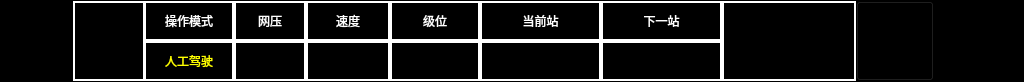
<?xml version="1.0" encoding="UTF-8"?>
<ui version="4.0">
 <class>Header</class>
 <widget class="QWidget" name="Header">
  <property name="geometry">
   <rect>
    <x>0</x>
    <y>0</y>
    <width>1024</width>
    <height>82</height>
   </rect>
  </property>
  <property name="windowTitle">
   <string>Form</string>
  </property>
  <property name="styleSheet">
   <string notr="true">QWidget
{
	background-color: black;
}

QLabel
{
	color: white;
	font: 20px, &quot;微软雅黑&quot;;
}</string>
  </property>
  <widget class="QLabel" name="PageName">
   <property name="geometry">
    <rect>
     <x>73</x>
     <y>1</y>
     <width>72</width>
     <height>80</height>
    </rect>
   </property>
   <property name="styleSheet">
    <string notr="true">border: 2px solid rgb(255, 255, 255);
font: 22px, &quot;微软雅黑&quot;;</string>
   </property>
   <property name="text">
    <string/>
   </property>
   <property name="alignment">
    <set>Qt::AlignCenter</set>
   </property>
   <property name="wordWrap">
    <bool>true</bool>
   </property>
  </widget>
  <widget class="QLabel" name="Label1">
   <property name="geometry">
    <rect>
     <x>144</x>
     <y>1</y>
     <width>90</width>
     <height>40</height>
    </rect>
   </property>
   <property name="styleSheet">
    <string notr="true">border: 2px solid rgb(255, 255, 255);
</string>
   </property>
   <property name="text">
    <string>操作模式</string>
   </property>
   <property name="alignment">
    <set>Qt::AlignCenter</set>
   </property>
  </widget>
  <widget class="QLabel" name="DrivingMode">
   <property name="geometry">
    <rect>
     <x>144</x>
     <y>41</y>
     <width>90</width>
     <height>40</height>
    </rect>
   </property>
   <property name="styleSheet">
    <string notr="true">border: 2px solid rgb(255, 255, 255);
	font: 18px, &quot;微软雅黑&quot;;
color:yellow;</string>
   </property>
   <property name="text">
    <string>人工驾驶</string>
   </property>
   <property name="alignment">
    <set>Qt::AlignCenter</set>
   </property>
  </widget>
  <widget class="QLabel" name="Label2">
   <property name="geometry">
    <rect>
     <x>234</x>
     <y>1</y>
     <width>72</width>
     <height>40</height>
    </rect>
   </property>
   <property name="styleSheet">
    <string notr="true">border: 2px solid rgb(255, 255, 255);
</string>
   </property>
   <property name="text">
    <string>网压</string>
   </property>
   <property name="alignment">
    <set>Qt::AlignCenter</set>
   </property>
  </widget>
  <widget class="QLabel" name="NetVoltage">
   <property name="geometry">
    <rect>
     <x>234</x>
     <y>41</y>
     <width>72</width>
     <height>40</height>
    </rect>
   </property>
   <property name="styleSheet">
    <string notr="true">border: 2px solid rgb(255, 255, 255);
	font: 18px, &quot;微软雅黑&quot;;
color:yellow;</string>
   </property>
   <property name="text">
    <string/>
   </property>
   <property name="alignment">
    <set>Qt::AlignCenter</set>
   </property>
  </widget>
  <widget class="QLabel" name="Label3">
   <property name="geometry">
    <rect>
     <x>306</x>
     <y>1</y>
     <width>84</width>
     <height>40</height>
    </rect>
   </property>
   <property name="styleSheet">
    <string notr="true">border: 2px solid rgb(255, 255, 255);
</string>
   </property>
   <property name="text">
    <string>速度</string>
   </property>
   <property name="alignment">
    <set>Qt::AlignCenter</set>
   </property>
  </widget>
  <widget class="QLabel" name="Speed">
   <property name="geometry">
    <rect>
     <x>306</x>
     <y>41</y>
     <width>84</width>
     <height>40</height>
    </rect>
   </property>
   <property name="styleSheet">
    <string notr="true">border: 2px solid rgb(255, 255, 255);
	font: 18px, &quot;微软雅黑&quot;;
color:yellow;</string>
   </property>
   <property name="text">
    <string/>
   </property>
   <property name="alignment">
    <set>Qt::AlignCenter</set>
   </property>
  </widget>
  <widget class="QLabel" name="Label4">
   <property name="geometry">
    <rect>
     <x>390</x>
     <y>1</y>
     <width>90</width>
     <height>40</height>
    </rect>
   </property>
   <property name="styleSheet">
    <string notr="true">border: 2px solid rgb(255, 255, 255);
</string>
   </property>
   <property name="text">
    <string>级位</string>
   </property>
   <property name="alignment">
    <set>Qt::AlignCenter</set>
   </property>
  </widget>
  <widget class="QLabel" name="Level">
   <property name="geometry">
    <rect>
     <x>390</x>
     <y>41</y>
     <width>90</width>
     <height>40</height>
    </rect>
   </property>
   <property name="styleSheet">
    <string notr="true">border: 2px solid rgb(255, 255, 255);
	font: 16px, &quot;微软雅黑&quot;;
</string>
   </property>
   <property name="text">
    <string/>
   </property>
   <property name="alignment">
    <set>Qt::AlignCenter</set>
   </property>
  </widget>
  <widget class="QLabel" name="Label5">
   <property name="geometry">
    <rect>
     <x>480</x>
     <y>1</y>
     <width>121</width>
     <height>40</height>
    </rect>
   </property>
   <property name="styleSheet">
    <string notr="true">border: 2px solid rgb(255, 255, 255);
</string>
   </property>
   <property name="text">
    <string>当前站</string>
   </property>
   <property name="alignment">
    <set>Qt::AlignCenter</set>
   </property>
  </widget>
  <widget class="QLabel" name="CurrentStation">
   <property name="geometry">
    <rect>
     <x>480</x>
     <y>41</y>
     <width>121</width>
     <height>40</height>
    </rect>
   </property>
   <property name="styleSheet">
    <string notr="true">	font: 18px, &quot;微软雅黑&quot;;
color:yellow;
border: 2px solid rgb(255, 255, 255);
</string>
   </property>
   <property name="text">
    <string/>
   </property>
   <property name="alignment">
    <set>Qt::AlignCenter</set>
   </property>
  </widget>
  <widget class="QLabel" name="Label6">
   <property name="geometry">
    <rect>
     <x>601</x>
     <y>1</y>
     <width>121</width>
     <height>40</height>
    </rect>
   </property>
   <property name="styleSheet">
    <string notr="true">border: 2px solid rgb(255, 255, 255);
</string>
   </property>
   <property name="text">
    <string>下一站</string>
   </property>
   <property name="alignment">
    <set>Qt::AlignCenter</set>
   </property>
  </widget>
  <widget class="QLabel" name="NextStation">
   <property name="geometry">
    <rect>
     <x>601</x>
     <y>41</y>
     <width>121</width>
     <height>40</height>
    </rect>
   </property>
   <property name="styleSheet">
    <string notr="true">	font: 18px, &quot;微软雅黑&quot;;
color:yellow;border: 2px solid rgb(255, 255, 255);
</string>
   </property>
   <property name="text">
    <string/>
   </property>
   <property name="alignment">
    <set>Qt::AlignCenter</set>
   </property>
  </widget>
  <widget class="QLabel" name="DateTime">
   <property name="geometry">
    <rect>
     <x>722</x>
     <y>1</y>
     <width>134</width>
     <height>80</height>
    </rect>
   </property>
   <property name="styleSheet">
    <string notr="true">border: 2px solid rgb(255, 255, 255);
</string>
   </property>
   <property name="text">
    <string/>
   </property>
   <property name="alignment">
    <set>Qt::AlignCenter</set>
   </property>
  </widget>
  <widget class="QPushButton" name="HelpItemBtn">
   <property name="geometry">
    <rect>
     <x>856</x>
     <y>1</y>
     <width>78</width>
     <height>80</height>
    </rect>
   </property>
   <property name="focusPolicy">
    <enum>Qt::NoFocus</enum>
   </property>
   <property name="styleSheet">
    <string notr="true">border-image: url(:/images/images/helpitem.bmp);
color:white;</string>
   </property>
   <property name="text">
    <string/>
   </property>
  </widget>
  <widget class="QPushButton" name="CurrentFaultBtn">
   <property name="geometry">
    <rect>
     <x>934</x>
     <y>1</y>
     <width>90</width>
     <height>80</height>
    </rect>
   </property>
   <property name="focusPolicy">
    <enum>Qt::NoFocus</enum>
   </property>
   <property name="styleSheet">
    <string notr="true">background-color:black;
border:2px solid black;
color: rgb(255, 0, 0);
font: 24px, &quot;微软雅黑&quot;;</string>
   </property>
   <property name="text">
    <string/>
   </property>
  </widget>
  <widget class="QPushButton" name="LogoBtn">
   <property name="geometry">
    <rect>
     <x>0</x>
     <y>5</y>
     <width>71</width>
     <height>70</height>
    </rect>
   </property>
   <property name="focusPolicy">
    <enum>Qt::NoFocus</enum>
   </property>
   <property name="styleSheet">
    <string notr="true">background-color:black;
border-image: url(:/images/images/logo.bmp);
border:2px solid black;
color: rgb(255, 0, 0);
font: 24px, &quot;微软雅黑&quot;;</string>
   </property>
   <property name="text">
    <string/>
   </property>
  </widget>
 </widget>
 <resources/>
 <connections/>
</ui>
